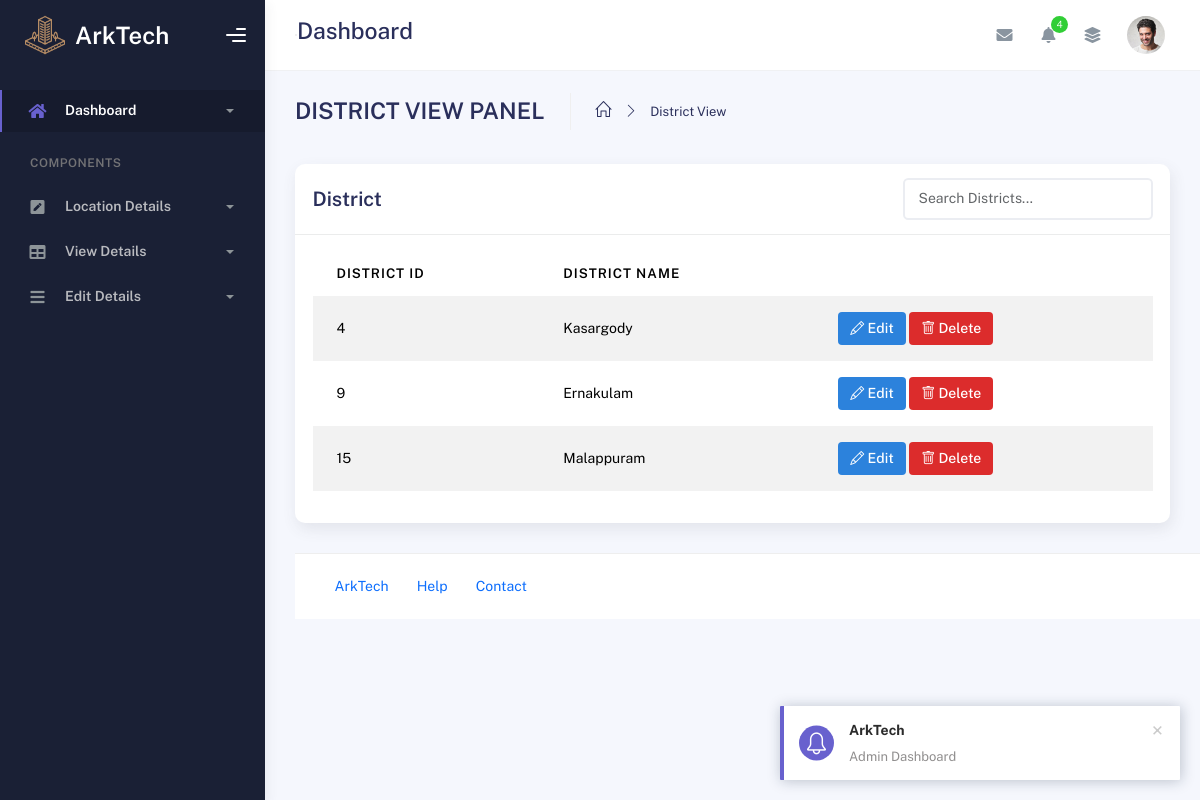
The app's page /Admin/districtview.php, older data.
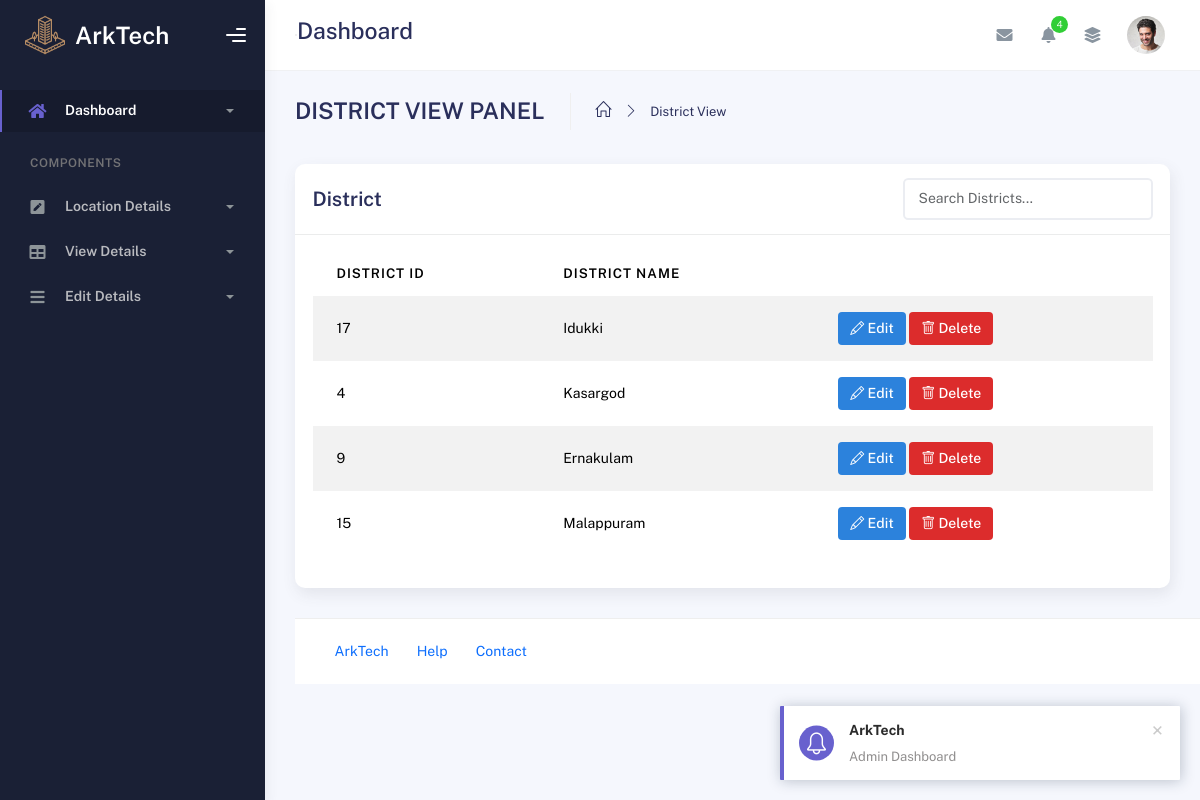
The same page, newer data.
### tables this page shows
CREATE TABLE IF NOT EXISTS `tbl_district` (
  `district_id` int NOT NULL AUTO_INCREMENT,
  `district_name` varchar(30) NOT NULL,
  UNIQUE KEY `district_id` (`district_id`)
);

### dboperation.php (called while the page is built, shortened)
<?php
class dboperation
{
    public $con,$res;
    function __construct()
    {
        $this->con=mysqli_connect("localhost","root","","arktech");
    }
    public function executequery($sql)
    {
        $this->res=mysqli_query($this->con,$sql);
        return $this->res;
    }
}
?>

### Admin/districtview.php (the view, shortened to what this page needs)
<?php
include("header.php");
include("../dboperation.php");
$obj = new dboperation();
$s = "select * from tbl_district";
$res = $obj->executequery($s);
?>
        <div class="container">
          <div class="page-inner">
            <div class="page-header">
              <h3 class="fw-bold mb-3">DISTRICT VIEW PANEL</h3>
              <ul class="breadcrumbs mb-3">
                <li class="nav-home">
                  <a href="index.php">
                    <i class="icon-home"></i>
                  </a>
                </li>
                <li class="separator">
                  <i class="icon-arrow-right"></i>
                </li>
                <li class="nav-item">
                  <a href="#">District View</a>
                </li>
              </ul>
            </div>
            <div class="row">
              <div class="col-md-12">
                <div class="card">
                  <div class="card-header d-flex justify-content-between align-items-center">
                      <h4 class="card-title m-0">District</h4>
                      <div class="ms-auto">
                      <input type="text" id="districtSearch" class="form-control" style="width: 250px;" placeholder="Search Districts...">
                    </div>
                  </div>
                  <div class="card-body">
                    <div class="table-responsive">
                      <table
                        id="basic-datatables"
                        class="display table table-striped table-hover"
                      >
                        <thead>
                          <tr>
                            <th>District ID</th>
                            <th>District Name</th>
                          </tr>
                        </thead>
            <tbody>
              <?php
               while ($r = mysqli_fetch_array($res)) {
              ?>
                <tr>
                  <td><?php echo $r["district_id"]; ?></td>
                  <td><?php echo $r["district_name"]; ?></td>
                  <td>
                <button class="btn-edit"
                    data-id="<?php echo $r['district_id']; ?>"
                    style="background-color:rgb(44, 130, 220); color: #fff; padding: 6px 12px; border: none; text-decoration: none; border-radius: 4px; font-weight: 500; display: inline-block;">
                   <i class="bi bi-pencil"></i> Edit
                  </button>
                 <button class="btn-delete"
                  data-id="<?php echo $r['district_id']; ?>"
                style="background-color:rgb(220, 44, 44); color: #fff; padding: 6px 12px; border: none; text-decoration: none; border-radius: 4px; font-weight: 500; display: inline-block;">
                <i class="bi bi-trash"></i> Delete
                </button>
              </td>
              </tr>
              <?php
              }
              ?>
            </tbody>
          </table>
        </div>
      </div>
    </div>
  </div>
</div>
<?php
include_once("footer.php");
?>

Row changes from the older to the newer data that the page shows:
added tbl_district: district_id "17", district_name "Idukki"
changed tbl_district id 4: district_name "Kasargody" → "Kasargod"
